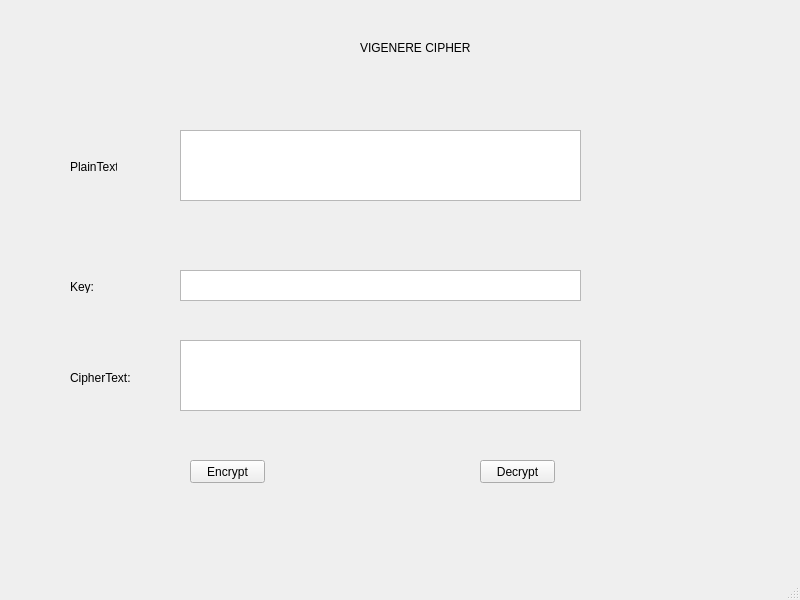
<?xml version="1.0" encoding="UTF-8"?>
<ui version="4.0">
 <class>MainWindow</class>
 <widget class="QMainWindow" name="MainWindow">
  <property name="geometry">
   <rect>
    <x>0</x>
    <y>0</y>
    <width>800</width>
    <height>600</height>
   </rect>
  </property>
  <property name="windowTitle">
   <string>MainWindow</string>
  </property>
  <widget class="QWidget" name="centralwidget">
   <widget class="QPushButton" name="Encrypt_PB">
    <property name="geometry">
     <rect>
      <x>190</x>
      <y>460</y>
      <width>75</width>
      <height>23</height>
     </rect>
    </property>
    <property name="text">
     <string>Encrypt</string>
    </property>
   </widget>
   <widget class="QPushButton" name="decrypt_PB">
    <property name="geometry">
     <rect>
      <x>480</x>
      <y>460</y>
      <width>75</width>
      <height>23</height>
     </rect>
    </property>
    <property name="text">
     <string>Decrypt</string>
    </property>
   </widget>
   <widget class="QPlainTextEdit" name="txt_plain_text">
    <property name="geometry">
     <rect>
      <x>180</x>
      <y>130</y>
      <width>401</width>
      <height>71</height>
     </rect>
    </property>
   </widget>
   <widget class="QPlainTextEdit" name="txt_cipher_text">
    <property name="geometry">
     <rect>
      <x>180</x>
      <y>340</y>
      <width>401</width>
      <height>71</height>
     </rect>
    </property>
   </widget>
   <widget class="QLabel" name="label">
    <property name="geometry">
     <rect>
      <x>70</x>
      <y>160</y>
      <width>47</width>
      <height>13</height>
     </rect>
    </property>
    <property name="text">
     <string>PlainText:</string>
    </property>
   </widget>
   <widget class="QLabel" name="label_2">
    <property name="geometry">
     <rect>
      <x>360</x>
      <y>40</y>
      <width>121</width>
      <height>16</height>
     </rect>
    </property>
    <property name="sizePolicy">
     <sizepolicy hsizetype="Expanding" vsizetype="Preferred">
      <horstretch>0</horstretch>
      <verstretch>0</verstretch>
     </sizepolicy>
    </property>
    <property name="text">
     <string>VIGENERE CIPHER</string>
    </property>
   </widget>
   <widget class="QLabel" name="label_3">
    <property name="geometry">
     <rect>
      <x>70</x>
      <y>280</y>
      <width>47</width>
      <height>13</height>
     </rect>
    </property>
    <property name="text">
     <string>Key:</string>
    </property>
   </widget>
   <widget class="QLabel" name="label_4">
    <property name="geometry">
     <rect>
      <x>70</x>
      <y>370</y>
      <width>61</width>
      <height>16</height>
     </rect>
    </property>
    <property name="text">
     <string>CipherText:</string>
    </property>
   </widget>
   <widget class="QTextEdit" name="text">
    <property name="geometry">
     <rect>
      <x>180</x>
      <y>270</y>
      <width>401</width>
      <height>31</height>
     </rect>
    </property>
   </widget>
  </widget>
  <widget class="QMenuBar" name="menubar">
   <property name="geometry">
    <rect>
     <x>0</x>
     <y>0</y>
     <width>800</width>
     <height>21</height>
    </rect>
   </property>
  </widget>
  <widget class="QStatusBar" name="statusbar"/>
 </widget>
 <resources/>
 <connections/>
</ui>
